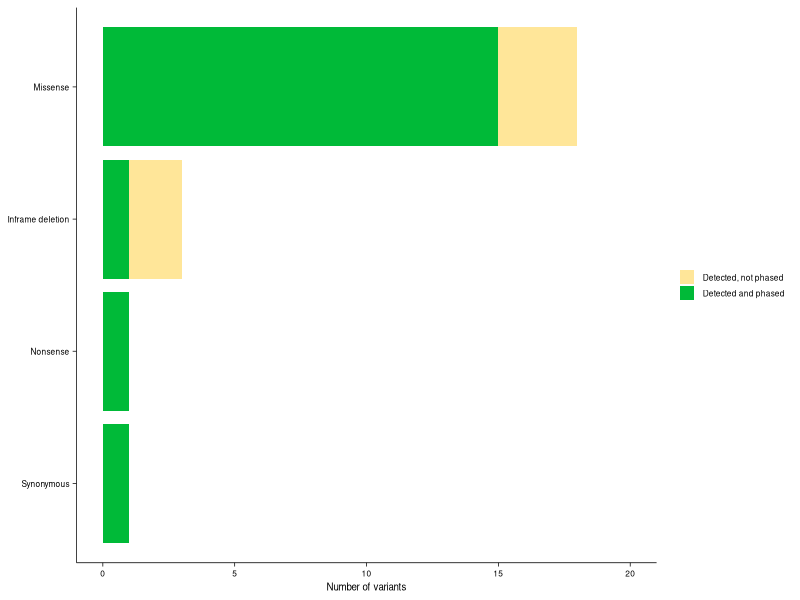

Reproduce this figure in R.
#!/usr/bin/env Rscript

# Author: Robert Wang (Xing Lab)
# Date: 2025.03.01
# Supplementary Figure 4a

# Number of known pathogenic variants within exonic regions that were detected and phased by STRIPE using information
# from patient TEQUILA-seq reads alone.

# =====================================================================================================================
#                                                      LIBRARIES 
# =====================================================================================================================

# Load required libraries
suppressMessages(library(dplyr))
suppressMessages(library(ggplot2))
suppressMessages(library(tidyr))

# =====================================================================================================================
#                                                        MAIN
# =====================================================================================================================

# Establish working directories and file paths
workdir <- "/mnt/isilon/lin_lab_share/STRIPE"
outfile <- file.path(workdir, "manuscript/Revisions/20250228/Supplementary_Figures/Figure_S4/Figure_S4a.pdf")

# Construct dataframe summarizing number of known pathogenic variants within exonic regions that were
# detected and phased by STRIPE
df <- tibble(
    Class = rep(c("Synonymous", "Nonsense", "Inframe deletion", "Missense"), each = 2),
    Category = rep(c("Detected, not phased", "Detected and phased"), 4),
    Count = c(0, 1, 0, 1, 2, 1, 3, 15)
)
df$Category <- factor(df$Category, levels = c("Detected, not phased", "Detected and phased"))
df$Class <- factor(df$Class, levels = c("Synonymous", "Nonsense", "Inframe deletion", "Missense"))

# Plot number of known pathogenic variants within exonic regions that were detected and phased by STRIPE
p <- ggplot(df, aes(x = Count, y = Class, fill = Category)) + geom_bar(stat = "identity") + theme_classic() + xlim(0, 20) +
    theme(panel.grid.major = element_blank(), panel.grid.minor = element_blank(), panel.background = element_blank(), 
    axis.text = element_text(color = "black", size = 6), axis.title.x = element_text(color = "black", size = 7), 
    axis.title.y = element_blank(), axis.ticks = element_line(color = "black", linewidth = 0.25), 
    axis.line = element_line(color = "black", linewidth = 0.25), legend.title = element_blank(), 
    legend.text = element_text(color = "black", size = 6), legend.key.size = unit(0.4, 'cm')) + xlab("Number of variants") + 
    scale_fill_manual(values = c("#FFE699", "#00BA38"))

# Save p to outfile
ggsave(outfile, plot = p, width = 4, height = 1.5)
